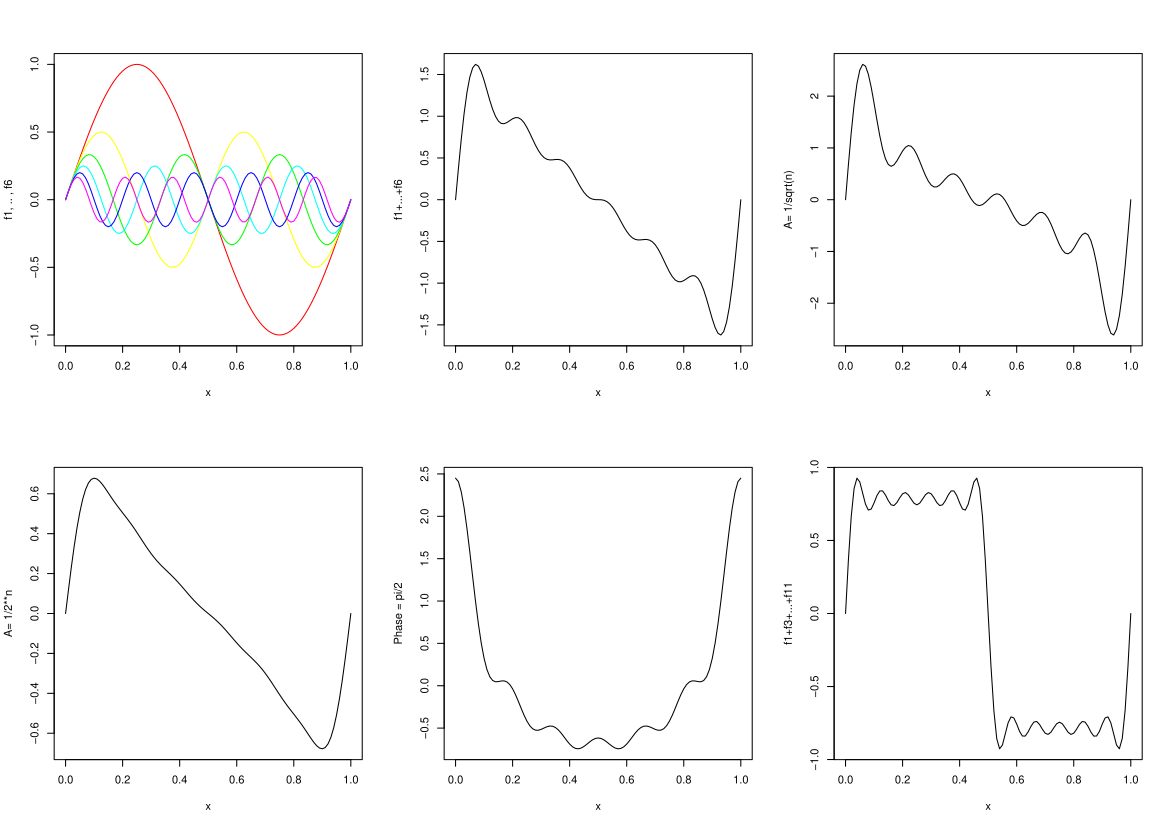

Write the R code that produced this figure.
fsin <- function(a, omega, x, phi){
  return (a*sin(2*pi*omega*x + phi));
}

fadded <- function(x){
  z <- 0;
  for (i in 1:6)
    z <- z + fsin(1/i,i, x, 0);
  return (z);
}

faddedwurzel <- function(x){
  z <- 0;
  for (i in 1:6)
    z <- z + fsin(1/sqrt(i),i, x, 0);
  return (z);
}

faddedpoly <- function(x){
  z <- 0;
  for (i in 1:6)
    z <- z + fsin(1/2**i,i, x, 0);
  return (z);
}

faddedphase <- function(x){
  z <- 0;
  for (i in 1:6)
    z <- z + fsin(1/i,i, x, pi/2);
  return (z);
}

faddeduneven <- function(x){
  z <- 0;
  for (i in 0:5) {
    j <- 2*i+1;
    z <- z + fsin(1/j,j, x, 0);
  }
  return (z);
}

x <- seq(0,1, by=0.01);

par(mfrow = c(2,3));
curve(fsin(1,1, x, 0), col="red", ylab="f1, .. , f6");
for (i in 2:6){
  lines(x, fsin(1/i,i, x, 0), col=i);
}

curve(fadded(x), col="black", ylab="f1+...+f6")
curve(faddedwurzel(x), col="black", ylab="A= 1/sqrt(n)")
curve(faddedpoly(x), col="black", ylab="A= 1/2**n")
curve(faddedphase(x), col="black", ylab="Phase = pi/2")
curve(faddeduneven(x), col="black", ylab="f1+f3+...+f11")
